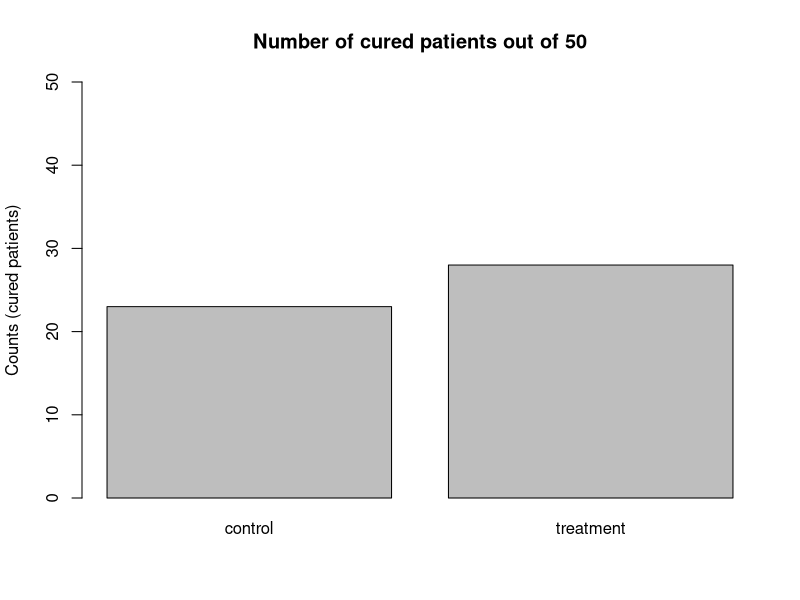
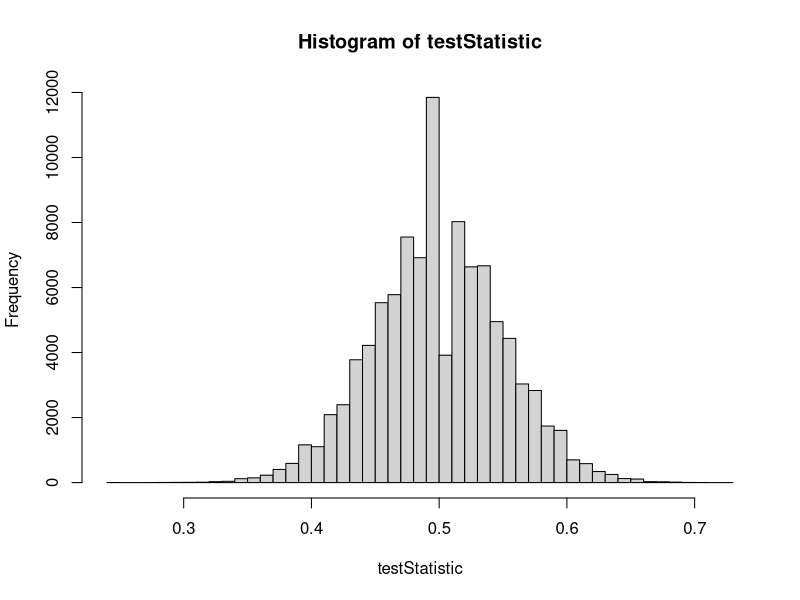
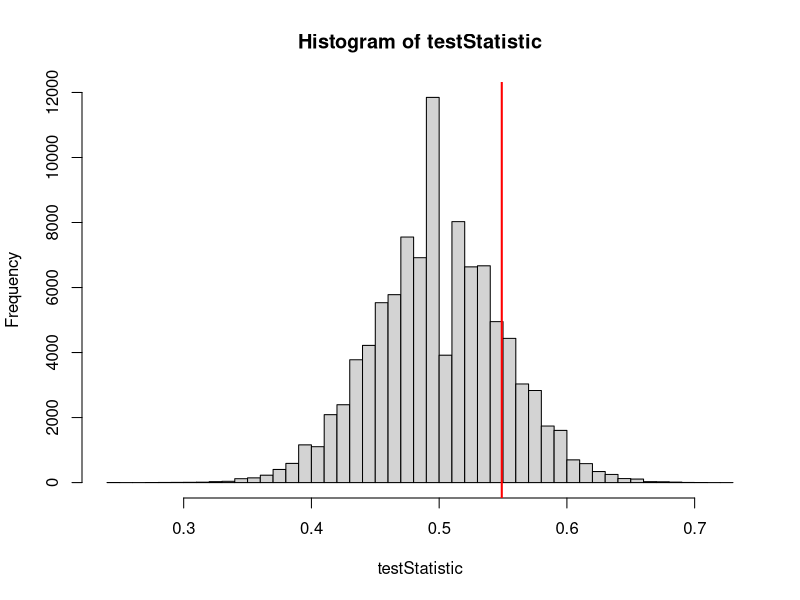
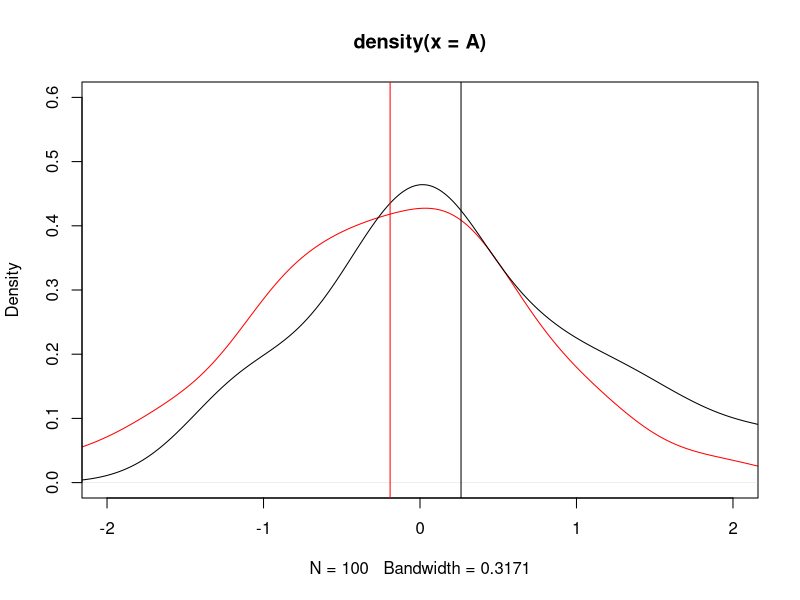
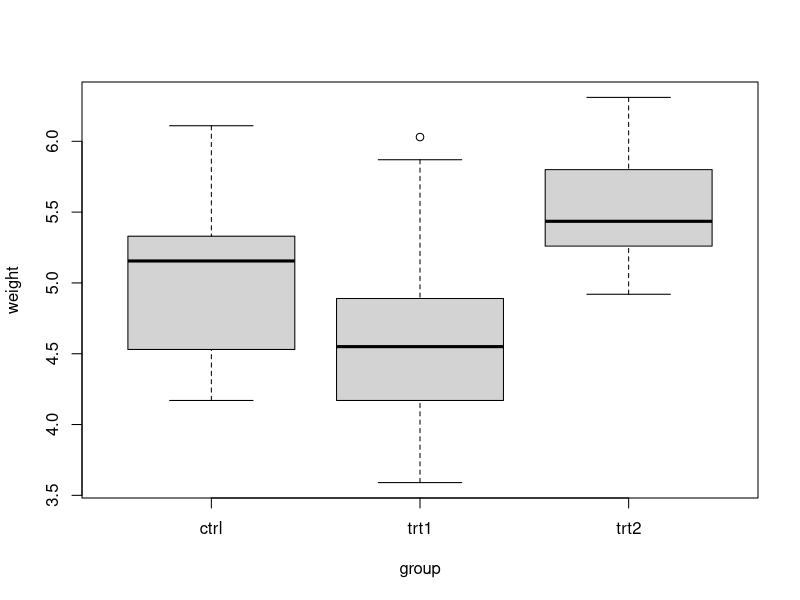
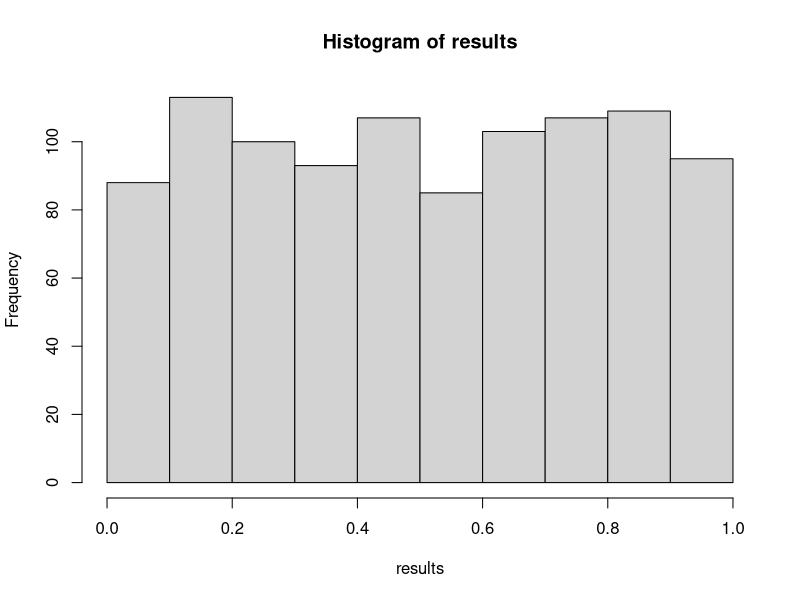
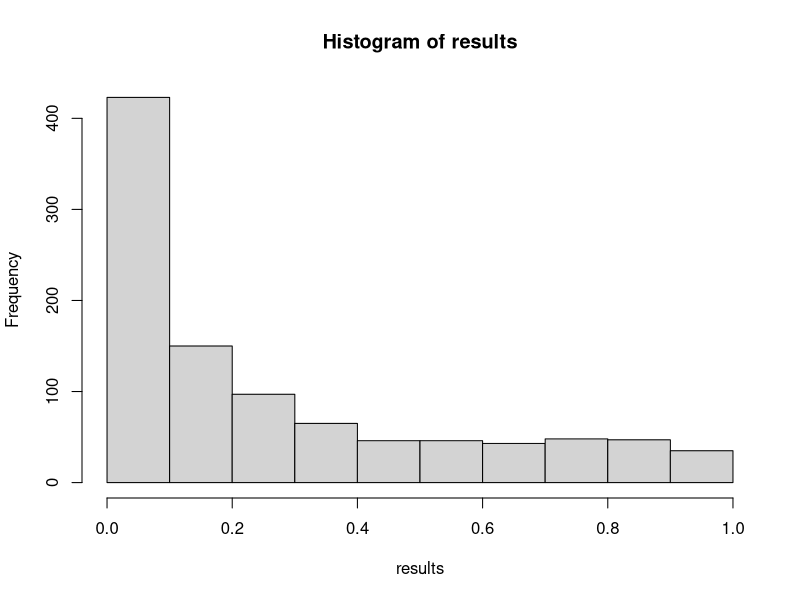
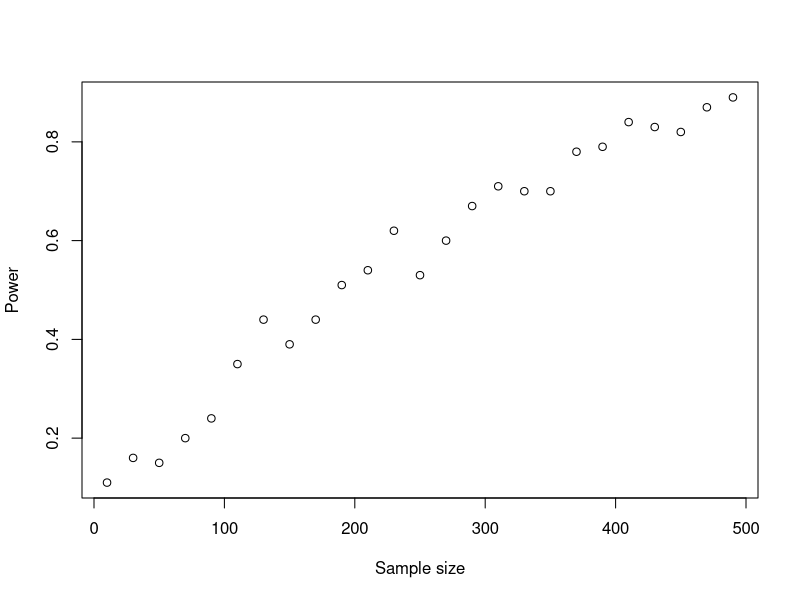

Recreate these plots in R, in order.
## ---- chunk 1
set.seed(42)
## ---- chunk 2
set.seed(123)
PperGroup = 50 # number of replicates (e.g., persons per treatment group)
pC = 0.5 #probability of being cured in control group
pT = 0.5 #probability of being cured in treatment group;
# pT is the same as pC, because we want to use these to get the distribution of the test statistic we define below when H0 is true (no effect)

# Let's draw a sample from this world without effect
control = rbinom(n = 1, size = PperGroup, prob = pC)
treat = rbinom(n = 1, size = PperGroup, prob = pT)
# calculate the test statistic: 
treat/(treat+control)
# and plot
barplot(c(control, treat), ylim = c(0, 50), 
        names.arg = c("control", "treatment"),
        ylab = "Counts (cured patients)",
        main= "Number of cured patients out of 50")
## ---- chunk 3
data <- data.frame(treatment = rep(c("control", "treatment"), each = 50),
                   cured = c(rep(c(0,1), times=c(50-control, control)),
                           rep(c(0,1), times=c(50-treat, treat))))
table(data$treatment, data$cured)
## ---- chunk 4
testStatistic = rep(NA, 100000) # to store our results
for (i in 1:100000) {
  control = rbinom(n = 1, size = PperGroup, prob = pC)
  treat = rbinom(n = 1, size = PperGroup, prob = pT)
  testStatistic[i] = treat/(treat+control) # test statistic 
}
hist(testStatistic, breaks = 50)
## ---- chunk 5
hist(testStatistic, breaks = 50)
testStatisticData = 28/(28+23)
abline(v = testStatisticData, col = "red", lwd = 2)

mean(testStatistic > testStatisticData)
# compare each value in our testStatistic distribution with
# the observed value and calculate proportion of TRUE values 
# (where testStatistic > testStatisticData)
## ---- chunk 6
prop.test(c(28, 23), c(PperGroup, PperGroup))
# other test statistic with known distribution
# Pearson's chi-squared test statistic
# no need to simulate
## ---- chunk 7
#| code-fold: true
set.seed(1)
A = rnorm(100, mean = -.3)
B = rnorm(100, mean = .3)
plot(density(A), col = "red", xlim = c(-2, 2), ylim = c(0, 0.6))
lines(density(B))
abline(v = mean(A), col = "red")
abline(v = mean(B))
## ---- chunk 8
    A_m = mean(A)
    B_m = mean(B)
    A_v = var(A)
    B_v = var(B)
## ---- chunk 9
    t_statistic = (A_m - B_m) / sqrt( A_v  / length(A) + B_v / length(B))
    t_statistic
## ---- chunk 10
    pt( t_statistic,  # test statistic
       df = length(A)+length(B)-2, # degrees of freedom, roughly = n_obs - n_parameters
       lower.tail = TRUE
      )*2
## ---- chunk 11
t.test(A, B, var.equal = TRUE)
## ---- chunk 12
# with real data
head(PlantGrowth)
boxplot(weight ~ group, data = PlantGrowth)

ctrl = PlantGrowth$weight[PlantGrowth$group == "ctrl"]
trt1 = PlantGrowth$weight[PlantGrowth$group == "trt1"]

# attention: t test assumes normal dirstribution of measurements in both groups!
# test normality before doing the t test:
shapiro.test(ctrl)
shapiro.test(trt1)


t.test(ctrl, trt1)
# note that this is a "Welch" t-test
# we will have a look at the differences among t-tests in the next large exercise

# What is H0? equal means
# What is the result? test is not significant, H0 is not rejected
# Explain the different values in the output!

## ---- chunk 13
results = replicate(1000, {
  A = rnorm(100, mean = 0.0)
  B = rnorm(100, mean = 0.0)
  t.test(A, B)$p.value
})
hist(results)
## ---- chunk 14
mean(results < 0.05)
## ---- chunk 15
# conduct a t-test for each of the treatment combinations
# save each test as a new object (test 1 to 3)
control = PlantGrowth$weight[PlantGrowth$group == "ctrl"]
trt1 = PlantGrowth$weight[PlantGrowth$group == "trt1"]
trt2 = PlantGrowth$weight[PlantGrowth$group == "trt2"]

test1 = t.test(control, trt1)
test2 = t.test(control, trt2)
test3 = t.test(trt1, trt2)

c(test1$p.value, test2$p.value, test3$p.value)

# now adjust these values
p.adjust(c(test1$p.value, test2$p.value, test3$p.value)) # standard is holm, average conservative
p.adjust(c(test1$p.value, test2$p.value, test3$p.value), method = "bonferroni") # conservative
p.adjust(c(test1$p.value, test2$p.value, test3$p.value), method = "BH") # least conservative
# for details on the methods see help
## ---- chunk 16
results = replicate(1000, {
  A = rnorm(100, mean = 0.0)
  B = rnorm(100, mean = 0.2) # effect is there
  t.test(A, B)$p.value
})
hist(results)
## ---- chunk 17
mean(results < 0.05)
## ---- chunk 18
#| code-fold: true
results = 
  sapply(seq(10, 500, by = 20), function(n) {
    results = replicate(100, {
      A = rnorm(n, mean = 0.0)
      B = rnorm(n, mean = 0.2) # effect is there
      t.test(A, B)$p.value
    })
    power = 1 - mean(results > 0.05)
    return(power)
  })
plot(seq(10, 500, by = 20), results, xlab = "Sample size", ylab = "Power", main = "")
## ---- chunk 19
power.t.test(n = 10, delta = 1, sd = 1, type = "one.sample")

# Power increases with sample size (effect size constant, sd constant):
pow <- function(n) power.t.test(n, delta = 1, sd = 1, type = "one.sample")$power
plot(1:20, sapply(1:20, pow), xlab = "Sample size", ylab = "Power", pch = 20)

# Power increases with effect size
pow <- function(d) power.t.test(n = 20, delta = d, sd = 1, 
                                type = "one.sample")$power
plot(seq(0,1,0.05), sapply(seq(0,1,0.05), pow), xlab = "Effect size", 
     ylab = "Power", pch = 20)

# Power decreases with increasing standard deviation (or variance):
pow <- function(s) power.t.test(n = 20, delta = 1, sd = s, 
                                type = "one.sample")$power
plot(seq(0.5,1.5,0.05), sapply(seq(0.5,1.5,0.05), pow), 
     xlab = "Standard deviation", ylab = "Power", pch = 20)
